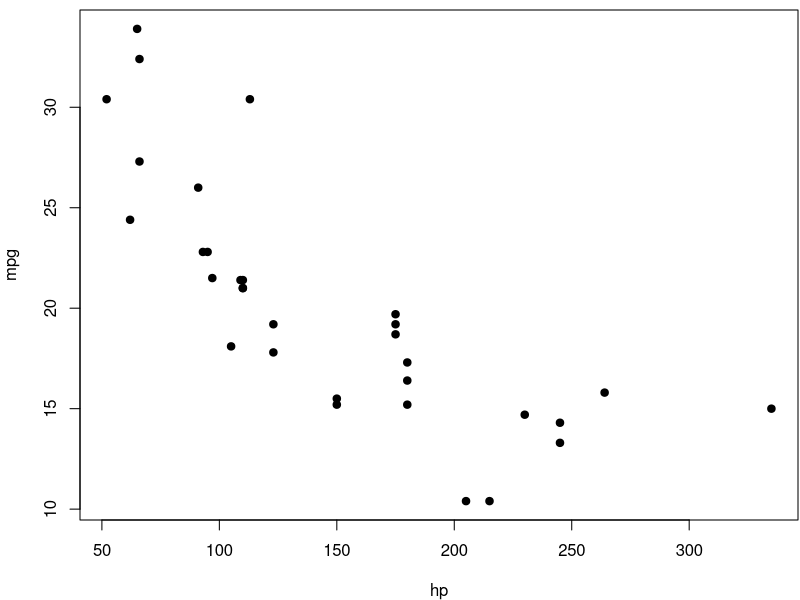
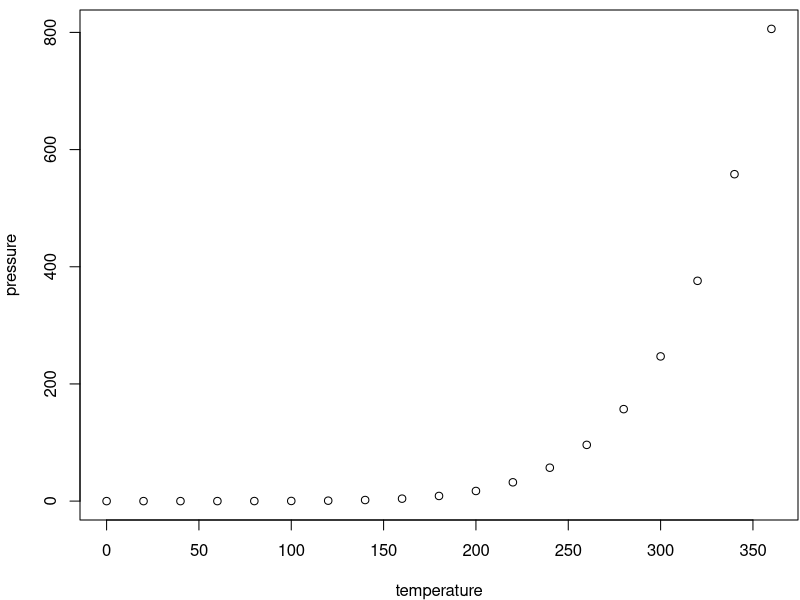

Write R code to recreate these figures, in order.
## ---- chunk 1
knitr::opts_chunk$set(echo = TRUE)
## ---- chunk 2
summary(cars)
## ---- chunk 3
par(mar = c(4, 4, .5, .1))
plot(mpg ~ hp, data = mtcars, pch = 19)
## ---- chunk 4
head(mtcars)
## ---- chunk 5
plot(pressure)
